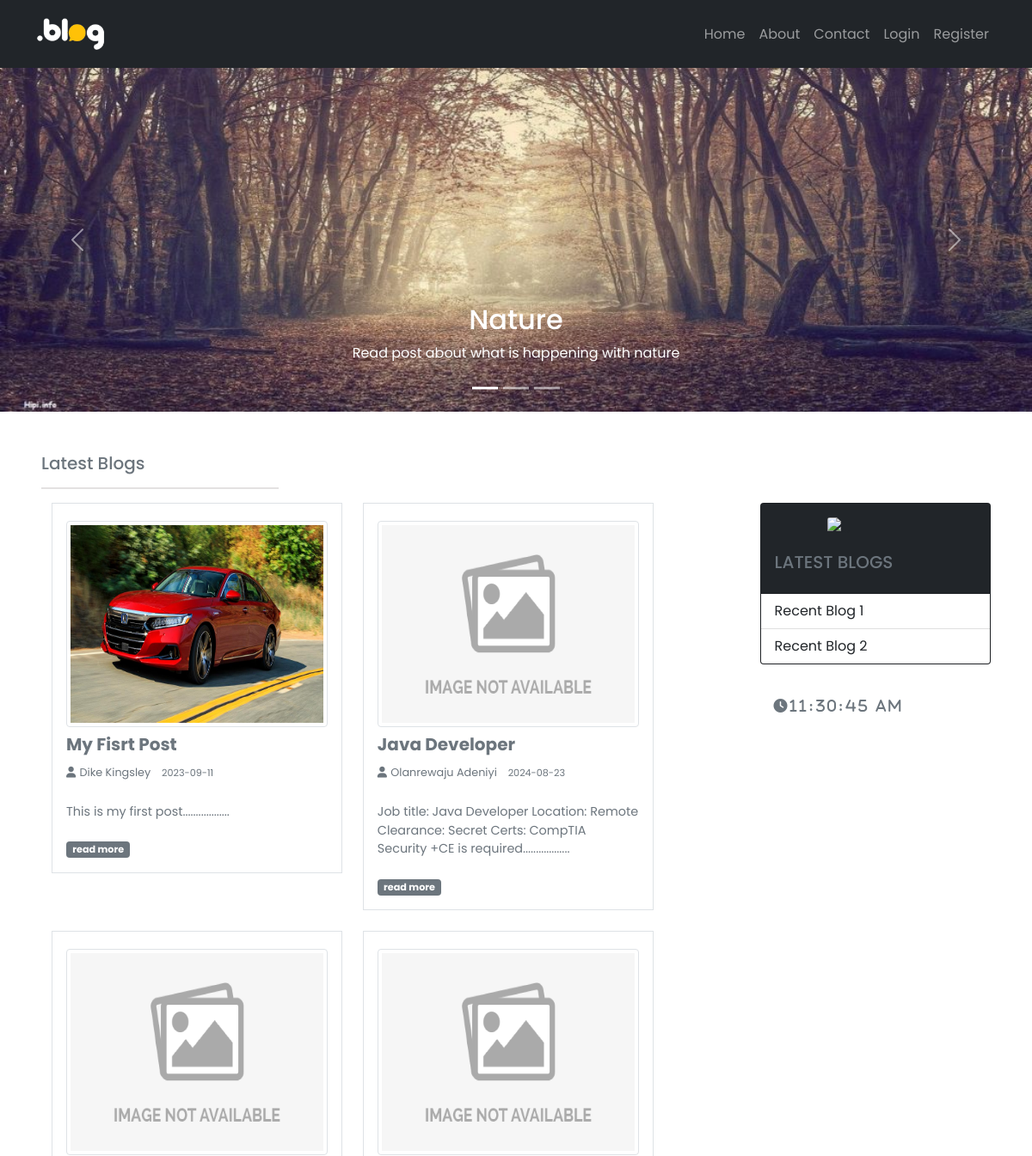
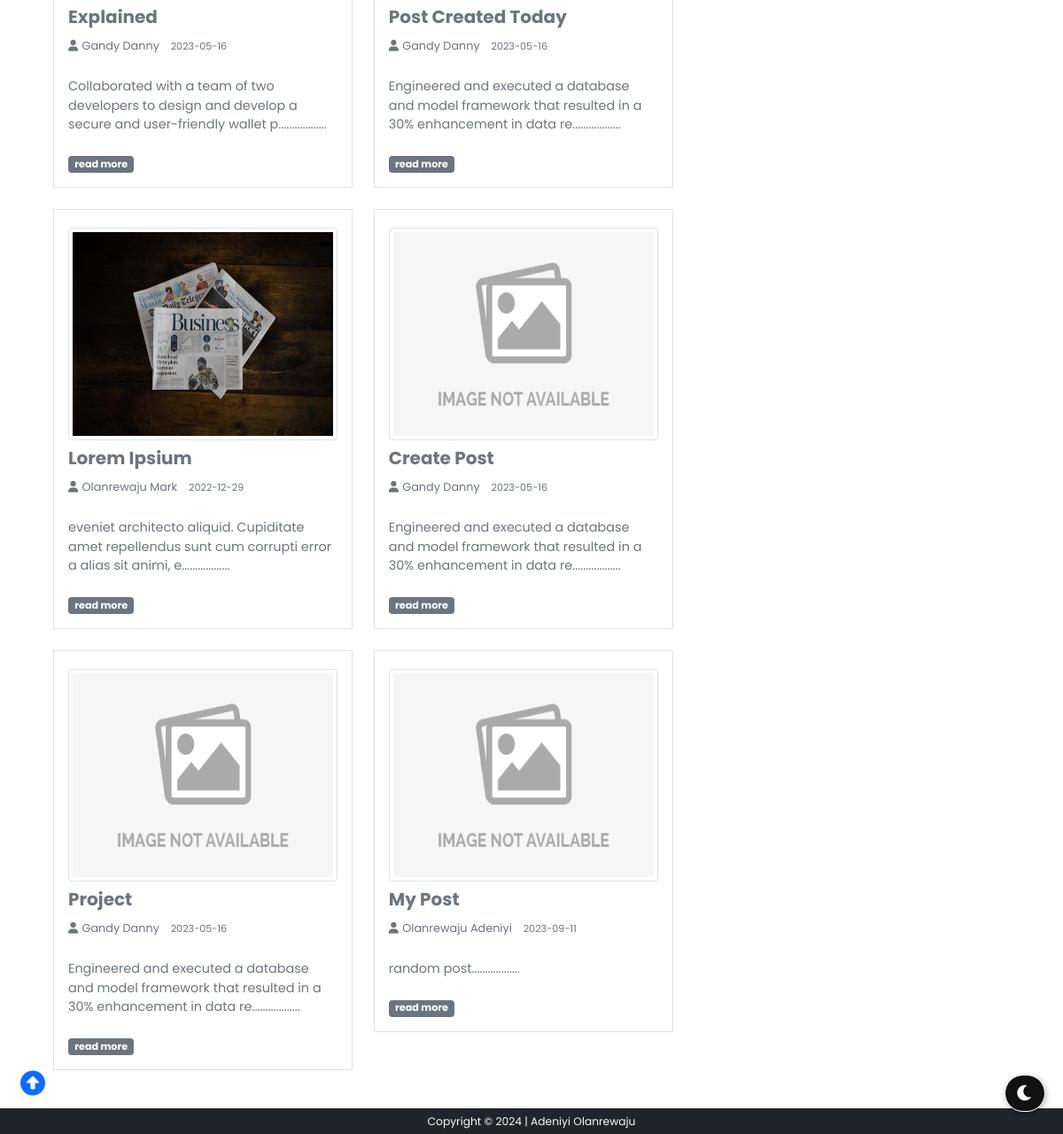
The page /home on the database its author committed (2 pictures, top to bottom).
### models/postmodel.py (models this page shows, shortened)
class Post(db.Model, UserMixin):
    id = db.Column(db.Integer, primary_key=True)
    title = db.Column(db.String(100), nullable=False)
    date_posted = db.Column(db.DateTime, nullable=False, default=datetime.now)
    photo = db.Column(db.String(100), nullable=False, default='')
    content = db.Column(db.Text, nullable=False)
    user_id = db.Column(db.Integer, db.ForeignKey('user.id'), nullable=False)
    comment = db.relationship('CommentModel', backref='comm', lazy=True, cascade='delete', foreign_keys='CommentModel.post_id')

### models/usermodel.py (models this page shows, shortened)
class User(db.Model, UserMixin):
    id = db.Column(db.Integer, primary_key=True)
    first_name = db.Column(db.String(50), nullable=False)
    last_name = db.Column(db.String(50), nullable=False)
    username = db.Column(db.String(20), unique=True, nullable=False)
    email = db.Column(db.String(70), unique=True, nullable=False)
    photo = db.Column(db.String(100), nullable=False, default='user.png')
    password = db.Column(db.String(60), nullable=False)
    posts = db.relationship('Post', backref='author', lazy=True, cascade='delete', foreign_keys='Post.user_id')
    send_dm = db.relationship('DmModel', backref='owner', lazy=True, foreign_keys='DmModel.user_1')
    pst_cmt = db.relationship('CommentModel', backref='who', lazy=True, foreign_keys='CommentModel.commenter')

### routes/views.py (the view)
@view.route('/')
@view.route('/home')
def home():
    dms = []
    length = []
    posts = Post.query.all()        # This get all the post in the post table in the database
    if current_user.is_authenticated:
        dms = DmModel.query.filter_by(user=current_user.id)
    random.shuffle(posts)           # Shuffles the post randomly
    for dm in dms:
        if dm.dm_type == 'receive':
            length.append(dm)
    num = len(length)
    date = datetime.utcnow().strftime('%Y-%h-%d')
    context = {
        'posts': posts,
        'dms': dms,
        'num': num,
        'date': date
    }
    return render_template('home.html', **context)    # and displays it randomly in the homepage whenever a refresh is done in the homepage

### templates/home.html (shortened to what this page needs)
{% extends 'base.html' %}
{% block car %}
<div id="carouselExampleCaptions" class="carousel slide" data-bs-ride="carousel">
  <div class="carousel-indicators">
    <button type="button" data-bs-target="#carouselExampleCaptions" data-bs-slide-to="0" class="active" aria-current="true" aria-label="Slide 1"></button>
    <button type="button" data-bs-target="#carouselExampleCaptions" data-bs-slide-to="1" aria-label="Slide 2"></button>
    <button type="button" data-bs-target="#carouselExampleCaptions" data-bs-slide-to="2" aria-label="Slide 3"></button>
  </div>
  <div class="carousel-inner">
    <div class="carousel-item active">
      <img src="{{ url_for('static', filename='images/carousel/twi.jpg') }}" class="d-block w-100" alt="...">
      <div class="carousel-caption d-none d-md-block">
        <h2>Nature</h2>
        <p>Read post about what is happening with nature</p>
      </div>
    </div>
  </div>
  <button class="carousel-control-prev" type="button" data-bs-target="#carouselExampleCaptions" data-bs-slide="prev">
    <span class="carousel-control-prev-icon" aria-hidden="true"></span>
  </button>
  <button class="carousel-control-next" type="button" data-bs-target="#carouselExampleCaptions" data-bs-slide="next">
    <span class="carousel-control-next-icon" aria-hidden="true"></span>
  </button>
</div>
{% endblock car %}
{% block any %}
<h5 class="text-muted">Latest Blogs
</h5>
<hr class="w-25"
style="
border: 1px solid rgb(147, 139, 139);
"
/>
{% endblock any %}
{% block content %}
{% if posts %}
<div class="row row-cols-lg-2 w-100 m-auto">
  {% for post in posts %}
<div class="d-flex flex-column col-lg mb-4" >
  <div class="p-3 border bg-white">
    {% if post.photo %}
    <div class="mt-1">
      <img class=" article-img img-thumbnail w-100" style="height: 15rem;"
      src="{{ url_for('static', filename='images/post/' + post.photo) }}">
    </div>
    {% else %}
    <div class="mt-1">
      <img class=" article-img img-thumbnail w-100" style="height: 15rem;"
      src="{{ url_for('static', filename='images/post/noimage.png') }}">
    </div>
    {% endif %}
    <div class="d-flex align-items-center justify-content-between">
      <a
        class="h5 text-decoration-none d-flex align-items-center text-muted fw-bold card-title mt-2"
        style="width: fit-content"
      >
        {{ post.title.title() }}
      </a>
    </div>
    <div class="text-muted">
      <a href="{{ url_for('view.profile', profile_id=post.author.id) }}" class="text-decoration-none text-muted">
        <i class="fa fa-user " style="font-size: .8rem;"></i>
        <small style="font-size: .8rem;">{{ post.author.last_name.title() + ' '+ post.author.first_name.title() }}</small>
      </a>
     &nbsp; <small class="" style="font-size: .7rem;">{{ post.date_posted.strftime('%Y-%m-%d') }}</small>
    </div>
      <p class="card-text text-muted mt-4" style="font-size: .9rem;">
        {{ post.content[:100] }}.................. <br /><br /><small
          class="badge bg-secondary"
          style="font-size: 0.7rem"
          ><a href="{{ url_for('view.display_post', blog_id=post.id) }}" class="text-decoration-none text-white">read more</a></small
        >
      </p>
  </div>
</div>
{% endfor %}
{% else %}
<h1 class="alert alert-danger text-center" id="th" style="transform: rotate(-10deg); margin-top: 10rem;">
  Post Unavailable
</h1>
{% endif %}
</div>
 {% endblock content %}

### static/css/style.css (style rules this page uses)
* { font-family: "Poppins", sans-serif; }
body { background: rgba(255, 255, 255, 0.199); }

### rows shown on the page
Post: photo (picture), title "My Fisrt Post", author.last_name "Dike Kingsley", date_posted "2023-09-11", content "This is my first post"
Post: title "Java Developer", author.last_name "Olanrewaju Adeniyi", date_posted "2024-08-23", content "Job title: Java Developer Location: Remote Clearance: Secret Certs: CompTIA Security +CE is required"
Post: title "Explained", author.last_name "Gandy Danny", date_posted "2023-05-16", content "Collaborated with a team of two developers to design and develop a secure and user-friendly wallet p"
Post: title "Post Created Today", author.last_name "Gandy Danny", date_posted "2023-05-16", content "Engineered and executed a database and model framework that resulted in a 30% enhancement in data re"
Post: photo (picture), title "Lorem Ipsium", author.last_name "Olanrewaju Mark", date_posted "2022-12-29", content "eveniet architecto aliquid. Cupiditate amet repellendus sunt cum corrupti error a alias sit animi, e"
Post: title "Create Post", author.last_name "Gandy Danny", date_posted "2023-05-16", content "Engineered and executed a database and model framework that resulted in a 30% enhancement in data re"
Post: title "Project", author.last_name "Gandy Danny", date_posted "2023-05-16", content "Engineered and executed a database and model framework that resulted in a 30% enhancement in data re"
Post: title "My Post", author.last_name "Olanrewaju Adeniyi", date_posted "2023-09-11", content "random post"
